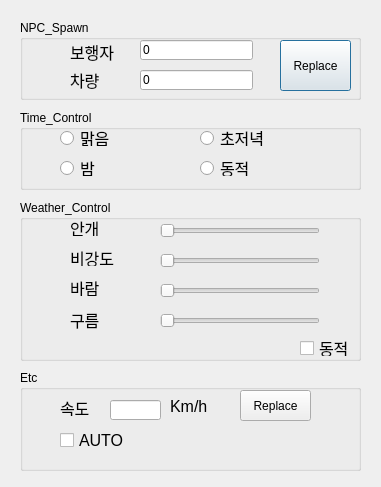
<?xml version="1.0" encoding="UTF-8"?>
<ui version="4.0">
 <class>Dialog</class>
 <widget class="QDialog" name="Dialog">
  <property name="geometry">
   <rect>
    <x>0</x>
    <y>0</y>
    <width>381</width>
    <height>487</height>
   </rect>
  </property>
  <property name="windowTitle">
   <string>Dialog</string>
  </property>
  <widget class="QGroupBox" name="groupBox_NPC">
   <property name="geometry">
    <rect>
     <x>20</x>
     <y>20</y>
     <width>341</width>
     <height>80</height>
    </rect>
   </property>
   <property name="title">
    <string>NPC_Spawn</string>
   </property>
   <widget class="QLineEdit" name="Edit_People">
    <property name="geometry">
     <rect>
      <x>120</x>
      <y>20</y>
      <width>113</width>
      <height>20</height>
     </rect>
    </property>
    <property name="text">
     <string>0</string>
    </property>
   </widget>
   <widget class="QLineEdit" name="Edit_Vehicle">
    <property name="geometry">
     <rect>
      <x>120</x>
      <y>50</y>
      <width>113</width>
      <height>20</height>
     </rect>
    </property>
    <property name="text">
     <string>0</string>
    </property>
   </widget>
   <widget class="QPushButton" name="pushButton_NPC_Spawn">
    <property name="geometry">
     <rect>
      <x>260</x>
      <y>20</y>
      <width>71</width>
      <height>51</height>
     </rect>
    </property>
    <property name="text">
     <string>Replace</string>
    </property>
   </widget>
   <widget class="QLabel" name="label">
    <property name="geometry">
     <rect>
      <x>50</x>
      <y>22</y>
      <width>56</width>
      <height>20</height>
     </rect>
    </property>
    <property name="font">
     <font>
      <family>Agency FB</family>
      <pointsize>12</pointsize>
     </font>
    </property>
    <property name="text">
     <string>보행자</string>
    </property>
   </widget>
   <widget class="QLabel" name="label_2">
    <property name="geometry">
     <rect>
      <x>50</x>
      <y>50</y>
      <width>56</width>
      <height>20</height>
     </rect>
    </property>
    <property name="font">
     <font>
      <family>Agency FB</family>
      <pointsize>12</pointsize>
     </font>
    </property>
    <property name="text">
     <string>차량</string>
    </property>
   </widget>
  </widget>
  <widget class="QGroupBox" name="groupBox_Time">
   <property name="geometry">
    <rect>
     <x>20</x>
     <y>110</y>
     <width>341</width>
     <height>80</height>
    </rect>
   </property>
   <property name="title">
    <string>Time_Control</string>
   </property>
   <widget class="QRadioButton" name="radioButton_1">
    <property name="geometry">
     <rect>
      <x>40</x>
      <y>20</y>
      <width>90</width>
      <height>16</height>
     </rect>
    </property>
    <property name="font">
     <font>
      <family>Agency FB</family>
      <pointsize>12</pointsize>
     </font>
    </property>
    <property name="text">
     <string>맑음</string>
    </property>
   </widget>
   <widget class="QRadioButton" name="radioButton_2">
    <property name="geometry">
     <rect>
      <x>180</x>
      <y>20</y>
      <width>90</width>
      <height>16</height>
     </rect>
    </property>
    <property name="font">
     <font>
      <family>Agency FB</family>
      <pointsize>12</pointsize>
     </font>
    </property>
    <property name="text">
     <string>초저녁</string>
    </property>
   </widget>
   <widget class="QRadioButton" name="radioButton_3">
    <property name="geometry">
     <rect>
      <x>40</x>
      <y>50</y>
      <width>90</width>
      <height>16</height>
     </rect>
    </property>
    <property name="font">
     <font>
      <family>Agency FB</family>
      <pointsize>12</pointsize>
     </font>
    </property>
    <property name="text">
     <string>밤</string>
    </property>
   </widget>
   <widget class="QRadioButton" name="radioButton_auto">
    <property name="geometry">
     <rect>
      <x>180</x>
      <y>50</y>
      <width>90</width>
      <height>16</height>
     </rect>
    </property>
    <property name="font">
     <font>
      <family>Agency FB</family>
      <pointsize>12</pointsize>
     </font>
    </property>
    <property name="text">
     <string>동적</string>
    </property>
   </widget>
  </widget>
  <widget class="QGroupBox" name="groupBox_Weather">
   <property name="geometry">
    <rect>
     <x>20</x>
     <y>200</y>
     <width>341</width>
     <height>161</height>
    </rect>
   </property>
   <property name="title">
    <string>Weather_Control</string>
   </property>
   <widget class="QSlider" name="horizontalSlider_fog">
    <property name="geometry">
     <rect>
      <x>140</x>
      <y>20</y>
      <width>160</width>
      <height>22</height>
     </rect>
    </property>
    <property name="maximum">
     <number>100</number>
    </property>
    <property name="orientation">
     <enum>Qt::Horizontal</enum>
    </property>
   </widget>
   <widget class="QSlider" name="horizontalSlider_rain">
    <property name="geometry">
     <rect>
      <x>140</x>
      <y>50</y>
      <width>160</width>
      <height>22</height>
     </rect>
    </property>
    <property name="maximum">
     <number>100</number>
    </property>
    <property name="orientation">
     <enum>Qt::Horizontal</enum>
    </property>
   </widget>
   <widget class="QSlider" name="horizontalSlider_wind">
    <property name="geometry">
     <rect>
      <x>140</x>
      <y>80</y>
      <width>160</width>
      <height>22</height>
     </rect>
    </property>
    <property name="maximum">
     <number>100</number>
    </property>
    <property name="orientation">
     <enum>Qt::Horizontal</enum>
    </property>
   </widget>
   <widget class="QSlider" name="horizontalSlider_clouds">
    <property name="geometry">
     <rect>
      <x>140</x>
      <y>110</y>
      <width>160</width>
      <height>22</height>
     </rect>
    </property>
    <property name="maximum">
     <number>100</number>
    </property>
    <property name="orientation">
     <enum>Qt::Horizontal</enum>
    </property>
   </widget>
   <widget class="QCheckBox" name="checkBox_weather_auto">
    <property name="geometry">
     <rect>
      <x>280</x>
      <y>140</y>
      <width>61</width>
      <height>16</height>
     </rect>
    </property>
    <property name="font">
     <font>
      <family>Arial</family>
      <pointsize>12</pointsize>
     </font>
    </property>
    <property name="text">
     <string>동적</string>
    </property>
   </widget>
   <widget class="QLabel" name="label_3">
    <property name="geometry">
     <rect>
      <x>50</x>
      <y>20</y>
      <width>56</width>
      <height>16</height>
     </rect>
    </property>
    <property name="font">
     <font>
      <family>Agency FB</family>
      <pointsize>12</pointsize>
     </font>
    </property>
    <property name="text">
     <string>안개</string>
    </property>
   </widget>
   <widget class="QLabel" name="label_4">
    <property name="geometry">
     <rect>
      <x>50</x>
      <y>50</y>
      <width>56</width>
      <height>16</height>
     </rect>
    </property>
    <property name="font">
     <font>
      <family>Agency FB</family>
      <pointsize>12</pointsize>
     </font>
    </property>
    <property name="text">
     <string>비강도</string>
    </property>
   </widget>
   <widget class="QLabel" name="label_5">
    <property name="geometry">
     <rect>
      <x>50</x>
      <y>80</y>
      <width>56</width>
      <height>16</height>
     </rect>
    </property>
    <property name="font">
     <font>
      <family>Agency FB</family>
      <pointsize>12</pointsize>
     </font>
    </property>
    <property name="text">
     <string>바람</string>
    </property>
   </widget>
   <widget class="QLabel" name="label_6">
    <property name="geometry">
     <rect>
      <x>50</x>
      <y>110</y>
      <width>56</width>
      <height>20</height>
     </rect>
    </property>
    <property name="font">
     <font>
      <family>Arial</family>
      <pointsize>12</pointsize>
     </font>
    </property>
    <property name="text">
     <string>구름</string>
    </property>
   </widget>
  </widget>
  <widget class="QGroupBox" name="groupBox_Etc">
   <property name="geometry">
    <rect>
     <x>20</x>
     <y>370</y>
     <width>341</width>
     <height>101</height>
    </rect>
   </property>
   <property name="title">
    <string>Etc</string>
   </property>
   <widget class="QPushButton" name="pushButton_Speed">
    <property name="geometry">
     <rect>
      <x>220</x>
      <y>20</y>
      <width>71</width>
      <height>31</height>
     </rect>
    </property>
    <property name="text">
     <string>Replace</string>
    </property>
   </widget>
   <widget class="QCheckBox" name="checkBox">
    <property name="geometry">
     <rect>
      <x>40</x>
      <y>60</y>
      <width>81</width>
      <height>21</height>
     </rect>
    </property>
    <property name="font">
     <font>
      <family>Arial</family>
      <pointsize>12</pointsize>
     </font>
    </property>
    <property name="text">
     <string>AUTO</string>
    </property>
   </widget>
   <widget class="QLineEdit" name="lineEdit">
    <property name="geometry">
     <rect>
      <x>90</x>
      <y>30</y>
      <width>51</width>
      <height>20</height>
     </rect>
    </property>
   </widget>
   <widget class="QLabel" name="label_7">
    <property name="geometry">
     <rect>
      <x>150</x>
      <y>30</y>
      <width>56</width>
      <height>12</height>
     </rect>
    </property>
    <property name="font">
     <font>
      <family>Arial</family>
      <pointsize>12</pointsize>
     </font>
    </property>
    <property name="text">
     <string>Km/h</string>
    </property>
   </widget>
   <widget class="QLabel" name="label_8">
    <property name="geometry">
     <rect>
      <x>40</x>
      <y>30</y>
      <width>41</width>
      <height>16</height>
     </rect>
    </property>
    <property name="font">
     <font>
      <family>Agency FB</family>
      <pointsize>12</pointsize>
     </font>
    </property>
    <property name="text">
     <string>속도</string>
    </property>
   </widget>
  </widget>
 </widget>
 <resources/>
 <connections/>
</ui>
